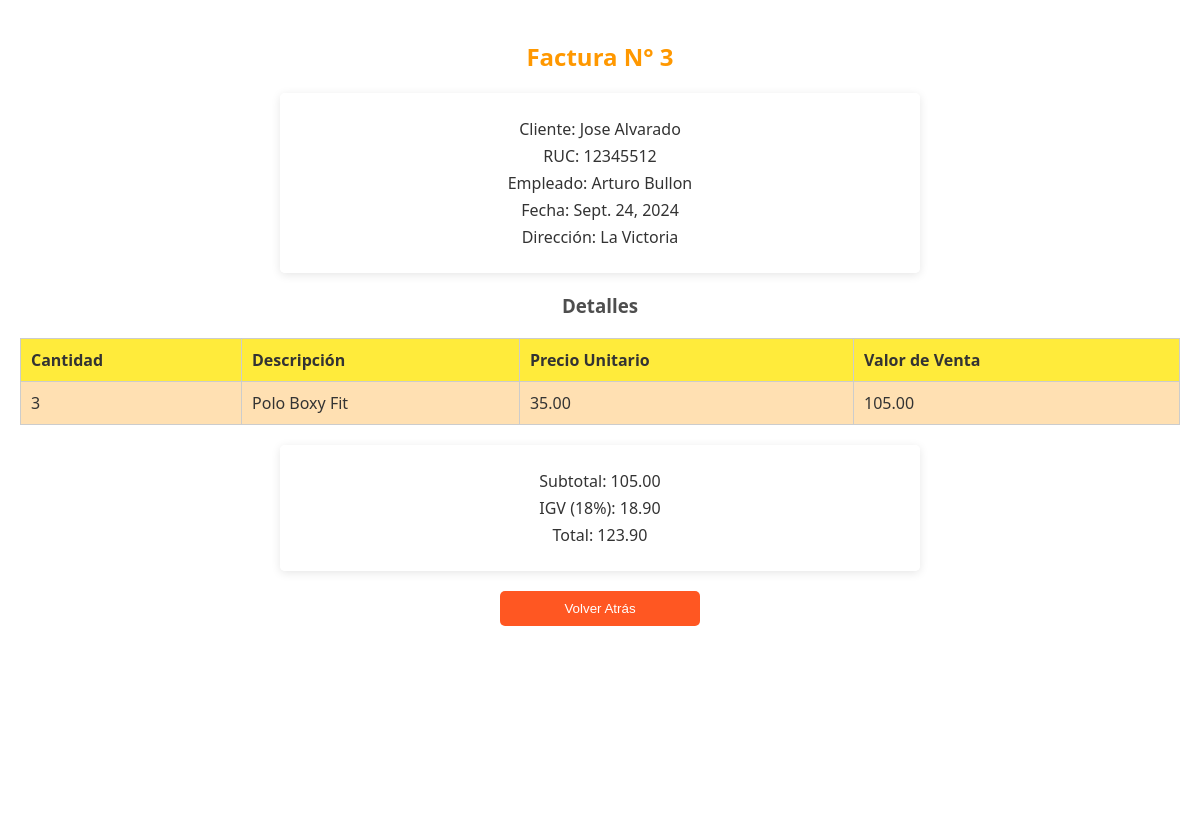
Page /facturas/3/ on the committed database.
### factura/models.py (models this page shows, shortened)
class Factura(models.Model):
    numero_factura = models.AutoField(primary_key=True)
    cliente = models.ForeignKey(Cliente, on_delete=models.CASCADE)
    empleado = models.ForeignKey(Empleado, on_delete=models.CASCADE)
    fecha_factura = models.DateField()
    subtotal = models.DecimalField(max_digits=10, decimal_places=2, default=Decimal('0.00'))
    total = models.DecimalField(max_digits=10, decimal_places=2, default=Decimal('0.00'))
    igv = models.DecimalField(max_digits=10, decimal_places=2, default=Decimal('0.00'))

class Cliente(models.Model):
    nombre_cliente = models.CharField(max_length=255)
    apellido_cliente = models.CharField(max_length=100, null=True, blank=True)
    direccion = models.CharField(max_length=255, null=True)
    RUC = models.CharField(max_length=11, unique=True)

class Empleado(models.Model):
    codigo_empleado = models.AutoField(primary_key=True)
    nombre_empleado = models.CharField(max_length=255)
    apellido_empleado = models.CharField(max_length=255)
    dni_empleado = models.CharField(max_length=8, unique=True)

class Producto(models.Model):
    nombre_producto = models.CharField(max_length=255)
    precio = models.DecimalField(max_digits=10, decimal_places=2)
    categoria = models.ForeignKey(Categoria, on_delete=models.CASCADE)

### factura/views.py (the view)
# urls.py: path('facturas/<int:pk>/', FacturaDetailView.as_view(), name='factura-detail'),
class FacturaDetailView(DetailView):
    model = Factura
    template_name = 'factura/factura_detail.html'
    context_object_name = 'factura'  # Añadir el nombre de contexto
    def get_context_data(self, **kwargs):
        context = super().get_context_data(**kwargs)
        factura = self.object
        detalles = []
        subtotal = Decimal('0.00')  # Inicializa el subtotal
        for detalle in factura.detallefactura_set.all():
            valor_venta = detalle.cantidad * detalle.producto.precio  # Calcular valor de venta
            subtotal += valor_venta  # Sumar al subtotal
            detalles.append({
                'producto': detalle.producto.nombre_producto,  # Descripción del producto
                'cantidad': detalle.cantidad,
                'precio_unitario': detalle.producto.precio,  # Precio unitario del producto
                'valor_venta': valor_venta,  # Valor de venta calculado
            })
        igv = subtotal * Decimal('0.18')  # Calcular IGV (18%)
        total = subtotal + igv  # Calcular el total
        context['detalles'] = detalles
        context['subtotal'] = subtotal
        context['igv'] = igv
        context['total'] = total
        context['ruc'] = factura.cliente.RUC
        context['empleado'] = factura.empleado.nombre_empleado
        return context

### factura/templates/factura/factura_detail.html (shortened to what this page needs)
<!DOCTYPE html>
<html lang="es">
<head>
    {% load static %}
    <link rel="stylesheet" type="text/css" href="{% static 'css/cheltons.css' %}">
</head>
<body>
    <video muted autoplay loop id="background-video">
        <source src="{% static 'video/fondo.mp4' %}" type="video/mp4">
    </video>
    <h2>Factura N° {{ factura.numero_factura }}</h2>
    <div class="info-box">
        <p>Cliente: {{ factura.cliente.nombre_cliente }} {{ factura.cliente.apellido_cliente }}</p>
        <p>RUC: {{ ruc }}</p>
        <p>Empleado: {{ factura.empleado.nombre_empleado }} {{ factura.empleado.apellido_empleado }}</p>
        <p>Fecha: {{ factura.fecha_factura }}</p>
        <p>Dirección: {{ factura.cliente.direccion }}</p>
    </div>
    <h3>Detalles</h3>
    <table>
        <thead>
            <tr>
                <th>Cantidad</th>
                <th>Descripción</th>
                <th>Precio Unitario</th>
                <th>Valor de Venta</th>
            </tr>
        </thead>
        <tbody>
            {% for detalle in detalles %}
                <tr>
                    <td>{{ detalle.cantidad }}</td>
                    <td>{{ detalle.producto }}</td>
                    <td>{{ detalle.precio_unitario|floatformat:2 }}</td>
                    <td>{{ detalle.valor_venta|floatformat:2 }}</td>
                </tr>
            {% endfor %}
        </tbody>
    </table>
    <div class="info-box">
        <p>Subtotal: {{ subtotal|floatformat:2 }}</p>
        <p>IGV (18%): {{ igv|floatformat:2 }}</p>
        <p>Total: {{ total|floatformat:2 }}</p>
    </div>
    <button onclick="window.history.back();">Volver Atrás</button>
</body>
</html>

### factura/static/css/cheltons.css (style rules this page uses)
video { position: fixed; top: 0; left: 0; width: 100%; height: 100%; object-fit: cover; z-index: -1; }
body { font-family: 'Segoe UI', Tahoma, Geneva, Verdana, sans-serif; background-color: rgba(255, 255, 255, 0.9); color: #333; margin: 0; padding: 20px; text-align: center; position: relative; min-height: 100vh; }
h2 { color: #ff9800; }
h3 { color: #4e4e4e; }
p { margin: 5px 0; }
.info-box { background-color: rgba(255, 255, 255, 0.9); padding: 20px; border-radius: 5px; box-shadow: 0 2px 10px rgba(0, 0, 0, 0.1); margin: 20px auto; width: 80%; max-width: 600px; }
table { width: 100%; border-collapse: collapse; margin-top: 20px; }
th, td { padding: 10px; border: 1px solid #ccc; text-align: left; }
th { background-color: #ffeb3b; color: #333; }
tr:nth-child(odd) { background-color: #ffe0b2; }
button { background-color: #ff5722; color: white; padding: 10px 15px; border: none; border-radius: 5px; cursor: pointer; margin-top: 20px; display: block; width: 200px; margin-left: auto; margin-right: auto; }

### rows in the picture
Factura: numero_factura "3", cliente.nombre_cliente "Jose", cliente.apellido_cliente "Alvarado", empleado.nombre_empleado "Arturo", empleado.apellido_empleado "Bullon", fecha_factura "Sept. 24, 2024", cliente.direccion "La Victoria"
Cliente: RUC "12345512"
Producto: producto "Polo Boxy Fit", precio_unitario "35.00"

### other values in the picture
{{ detalle.cantidad }} "3"
{{ detalle.valor_venta|floatformat:2 }} "105.00"
{{ subtotal|floatformat:2 }} "105.00"
{{ igv|floatformat:2 }} "18.90"
{{ total|floatformat:2 }} "123.90"
